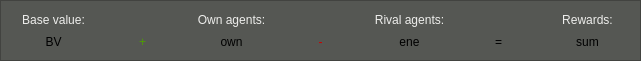
  <widget class="QFrame" name="rewardsFrame">
   <property name="geometry">
    <rect>
     <x>20</x>
     <y>60</y>
     <width>641</width>
     <height>61</height>
    </rect>
   </property>
   <property name="palette">
    <palette>
     <active>
      <colorrole role="Base">
       <brush brushstyle="SolidPattern">
        <color alpha="255">
         <red>46</red>
         <green>47</green>
         <blue>48</blue>
        </color>
       </brush>
      </colorrole>
      <colorrole role="Window">
       <brush brushstyle="SolidPattern">
        <color alpha="255">
         <red>85</red>
         <green>87</green>
         <blue>83</blue>
        </color>
       </brush>
      </colorrole>
     </active>
     <inactive>
      <colorrole role="Base">
       <brush brushstyle="SolidPattern">
        <color alpha="255">
         <red>46</red>
         <green>47</green>
         <blue>48</blue>
        </color>
       </brush>
      </colorrole>
      <colorrole role="Window">
       <brush brushstyle="SolidPattern">
        <color alpha="255">
         <red>85</red>
         <green>87</green>
         <blue>83</blue>
        </color>
       </brush>
      </colorrole>
     </inactive>
     <disabled>
      <colorrole role="Base">
       <brush brushstyle="SolidPattern">
        <color alpha="255">
         <red>85</red>
         <green>87</green>
         <blue>83</blue>
        </color>
       </brush>
      </colorrole>
      <colorrole role="Window">
       <brush brushstyle="SolidPattern">
        <color alpha="255">
         <red>85</red>
         <green>87</green>
         <blue>83</blue>
        </color>
       </brush>
      </colorrole>
     </disabled>
    </palette>
   </property>
   <property name="frameShape">
    <enum>QFrame::StyledPanel</enum>
   </property>
   <property name="frameShadow">
    <enum>QFrame::Raised</enum>
   </property>
   <layout class="QGridLayout" name="gridLayout">
    <item row="0" column="0">
     <widget class="QLabel" name="BVtext">
      <property name="palette">
       <palette>
        <active>
         <colorrole role="WindowText">
          <brush brushstyle="SolidPattern">
           <color alpha="255">
            <red>238</red>
            <green>238</green>
            <blue>236</blue>
           </color>
          </brush>
         </colorrole>
        </active>
        <inactive>
         <colorrole role="WindowText">
          <brush brushstyle="SolidPattern">
           <color alpha="255">
            <red>238</red>
            <green>238</green>
            <blue>236</blue>
           </color>
          </brush>
         </colorrole>
        </inactive>
        <disabled>
         <colorrole role="WindowText">
          <brush brushstyle="SolidPattern">
           <color alpha="255">
            <red>23</red>
            <green>23</green>
            <blue>24</blue>
           </color>
          </brush>
         </colorrole>
        </disabled>
       </palette>
      </property>
      <property name="text">
       <string>Base value:</string>
      </property>
      <property name="alignment">
       <set>Qt::AlignCenter</set>
      </property>
     </widget>
    </item>
    <item row="0" column="2">
     <widget class="QLabel" name="ownAgentsText">
      <property name="palette">
       <palette>
        <active>
         <colorrole role="WindowText">
          <brush brushstyle="SolidPattern">
           <color alpha="255">
            <red>238</red>
            <green>238</green>
            <blue>236</blue>
           </color>
          </brush>
         </colorrole>
        </active>
        <inactive>
         <colorrole role="WindowText">
          <brush brushstyle="SolidPattern">
           <color alpha="255">
            <red>238</red>
            <green>238</green>
            <blue>236</blue>
           </color>
          </brush>
         </colorrole>
        </inactive>
        <disabled>
         <colorrole role="WindowText">
          <brush brushstyle="SolidPattern">
           <color alpha="255">
            <red>23</red>
            <green>23</green>
            <blue>24</blue>
           </color>
          </brush>
         </colorrole>
        </disabled>
       </palette>
      </property>
      <property name="text">
       <string>Own agents:</string>
      </property>
      <property name="alignment">
       <set>Qt::AlignCenter</set>
      </property>
     </widget>
    </item>
    <item row="0" column="4">
     <widget class="QLabel" name="enemyAgentsText">
      <property name="palette">
       <palette>
        <active>
         <colorrole role="WindowText">
          <brush brushstyle="SolidPattern">
           <color alpha="255">
            <red>238</red>
            <green>238</green>
            <blue>236</blue>
           </color>
          </brush>
         </colorrole>
        </active>
        <inactive>
         <colorrole role="WindowText">
          <brush brushstyle="SolidPattern">
           <color alpha="255">
            <red>238</red>
            <green>238</green>
            <blue>236</blue>
           </color>
          </brush>
         </colorrole>
        </inactive>
        <disabled>
         <colorrole role="WindowText">
          <brush brushstyle="SolidPattern">
           <color alpha="255">
            <red>23</red>
            <green>23</green>
            <blue>24</blue>
           </color>
          </brush>
         </colorrole>
        </disabled>
       </palette>
      </property>
      <property name="text">
       <string>Rival agents:</string>
      </property>
      <property name="alignment">
       <set>Qt::AlignCenter</set>
      </property>
     </widget>
    </item>
    <item row="0" column="6">
     <widget class="QLabel" name="sumText">
      <property name="palette">
       <palette>
        <active>
         <colorrole role="WindowText">
          <brush brushstyle="SolidPattern">
           <color alpha="255">
            <red>238</red>
            <green>238</green>
            <blue>236</blue>
           </color>
          </brush>
         </colorrole>
        </active>
        <inactive>
         <colorrole role="WindowText">
          <brush brushstyle="SolidPattern">
           <color alpha="255">
            <red>238</red>
            <green>238</green>
            <blue>236</blue>
           </color>
          </brush>
         </colorrole>
        </inactive>
        <disabled>
         <colorrole role="WindowText">
          <brush brushstyle="SolidPattern">
           <color alpha="255">
            <red>23</red>
            <green>23</green>
            <blue>24</blue>
           </color>
          </brush>
         </colorrole>
        </disabled>
       </palette>
      </property>
      <property name="text">
       <string>Rewards:</string>
      </property>
      <property name="alignment">
       <set>Qt::AlignCenter</set>
      </property>
     </widget>
    </item>
    <item row="1" column="0">
     <widget class="QLabel" name="BVlabel">
      <property name="text">
       <string>BV</string>
      </property>
      <property name="alignment">
       <set>Qt::AlignCenter</set>
      </property>
     </widget>
    </item>
    <item row="1" column="1">
     <widget class="QLabel" name="plus">
      <property name="palette">
       <palette>
        <active>
         <colorrole role="WindowText">
          <brush brushstyle="SolidPattern">
           <color alpha="255">
            <red>78</red>
            <green>154</green>
            <blue>6</blue>
           </color>
          </brush>
         </colorrole>
        </active>
        <inactive>
         <colorrole role="WindowText">
          <brush brushstyle="SolidPattern">
           <color alpha="255">
            <red>78</red>
            <green>154</green>
            <blue>6</blue>
           </color>
          </brush>
         </colorrole>
        </inactive>
        <disabled>
         <colorrole role="WindowText">
          <brush brushstyle="SolidPattern">
           <color alpha="96">
            <red>164</red>
            <green>166</green>
            <blue>168</blue>
           </color>
          </brush>
         </colorrole>
        </disabled>
       </palette>
      </property>
      <property name="text">
       <string>+</string>
      </property>
      <property name="alignment">
       <set>Qt::AlignCenter</set>
      </property>
     </widget>
    </item>
    <item row="1" column="2">
     <widget class="QLabel" name="ownAgentsLabel">
      <property name="text">
       <string>own</string>
      </property>
      <property name="alignment">
       <set>Qt::AlignCenter</set>
      </property>
     </widget>
    </item>
    <item row="1" column="3">
     <widget class="QLabel" name="minus">
      <property name="palette">
       <palette>
        <active>
         <colorrole role="WindowText">
          <brush brushstyle="SolidPattern">
           <color alpha="255">
            <red>204</red>
            <green>0</green>
            <blue>0</blue>
           </color>
          </brush>
         </colorrole>
        </active>
        <inactive>
         <colorrole role="WindowText">
          <brush brushstyle="SolidPattern">
           <color alpha="255">
            <red>204</red>
            <green>0</green>
            <blue>0</blue>
           </color>
          </brush>
         </colorrole>
        </inactive>
        <disabled>
         <colorrole role="WindowText">
          <brush brushstyle="SolidPattern">
           <color alpha="96">
            <red>164</red>
            <green>166</green>
            <blue>168</blue>
           </color>
          </brush>
         </colorrole>
        </disabled>
       </palette>
      </property>
      <property name="text">
       <string>-</string>
      </property>
      <property name="alignment">
       <set>Qt::AlignCenter</set>
      </property>
     </widget>
    </item>
    <item row="1" column="4">
     <widget class="QLabel" name="enemyAgentsLabel">
      <property name="text">
       <string>ene</string>
      </property>
      <property name="alignment">
       <set>Qt::AlignCenter</set>
      </property>
     </widget>
    </item>
    <item row="1" column="5">
     <widget class="QLabel" name="equals">
      <property name="text">
       <string>=</string>
      </property>
      <property name="alignment">
       <set>Qt::AlignCenter</set>
      </property>
     </widget>
    </item>
    <item row="1" column="6">
     <widget class="QLabel" name="sumLabel">
      <property name="text">
       <string>sum</string>
      </property>
      <property name="alignment">
       <set>Qt::AlignCenter</set>
      </property>
     </widget>
    </item>
   </layout>
  </widget>
